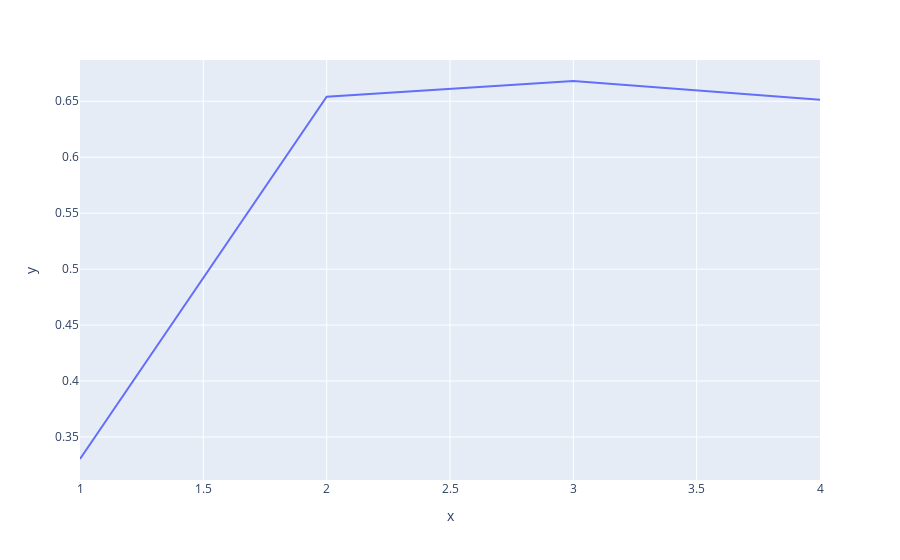

Write notebook code for a chart like this one.
### Code cell
#model after One Hot Encoding of kitchen type

data5 = final_data1[['classified_price','classified_land_surface','types',
               'classified_bedroom_count','avg_sal_zip_code',0,1,2,3]].copy()
data5.head()

#splitting into features and target
y5 = np.array(data5['classified_price'])
X5 = np.array(data5.drop('classified_price',axis = 1))

#splitting into train and test sets
from sklearn.model_selection import train_test_split
X5_train,X5_test,y5_train,y5_test = train_test_split(X5, y5, random_state = 41, test_size = 0.2)

#normalisation
from sklearn.preprocessing import StandardScaler
scaler = StandardScaler()
print(scaler.fit(X5_train))
print(scaler.mean_)
X5_train_scaled = scaler.transform(X5_train)
X5_test_scaled = scaler.transform(X5_test)

#polynomial Regression
degree_range = range (1,5)
score_list = []

from sklearn.pipeline import make_pipeline
from sklearn.linear_model import LinearRegression
from sklearn.preprocessing import PolynomialFeatures

for degree in degree_range:
    poly_model5 = make_pipeline(PolynomialFeatures(degree), LinearRegression())
    poly_model5.fit(X5_train_scaled, y5_train)
    #a = poly_model5.score(X5_train_scaled, y5_train)
    y_pred5 = poly_model5.predict(X5_test_scaled)
    score_list.append(poly_model5.score(X5_test_scaled,y5_test))
    
#plot the scores vs degree of the polynomial expression
fig = px.line(x = degree_range, y = score_list)
fig.show()

### Figure 1 — Plotly figure (JSON) as saved in the notebook; plotly's stock layout.template omitted (floating-point values rounded to 4 significant figures)
{"data": [{"hovertemplate": "x=%{x}<br>y=%{y}<extra></extra>", "legendgroup": "", "line": {"color": "#636efa", "dash": "solid"}, "marker": {"symbol": "circle"}, "mode": "lines", "name": "", "orientation": "v", "showlegend": false, "type": "scatter", "x": [1, 2, 3, 4], "xaxis": "x", "y": [0.3303, 0.654, 0.6681, 0.6513], "yaxis": "y"}], "layout": {"legend": {"tracegroupgap": 0}, "margin": {"t": 60}, "xaxis": {"anchor": "y", "domain": [0, 1], "title": {"text": "x"}}, "yaxis": {"anchor": "x", "domain": [0, 1], "title": {"text": "y"}}}}
